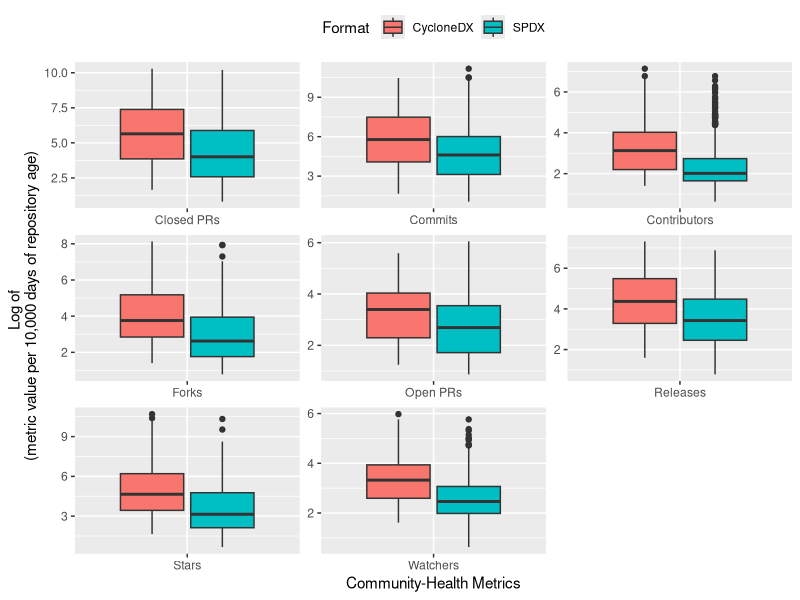

Reproduce this figure in R.
# load packages
library(dplyr)
library(tidyr)
library(ggplot2)
if (!file.exists("CycloneNSpdxTools.csv") && dir.exists("RQ2-tools")) setwd("RQ2-tools")

df <- read.csv("CycloneNSpdxTools.csv")
df$X <- NULL
df$Format[df$Format == "CycloneDx"] <- "CycloneDX"
#collection date
date1 <- as.POSIXct("2025-05-01", tz = "UTC", format = "%Y-%m-%d")
#repo creation date
date2 <- as.POSIXct(df$CreationDate, tz = "UTC", format = "%Y-%m-%d")
# Calculate the difference in days
df$days <- as.numeric(difftime(date1, date2, units = "days"))
#View(df)

df[, 6:13] <- (df[, 6:13] / df$days)*10000

gathered_df <- gather(df, attribute, count, -Format, -Tool, -Language, -Repo, -CreationDate, -Language, -days)

#View(gathered_df)
gathered_df$Repo <- NULL
gathered_df$Tool <- NULL
gathered_df$Language <- NULL
gathered_df$days <- NULL
gathered_df$CreationDate <- NULL

df <- gathered_df
names(df)[names(df) == "Format"] <- "format"

df <- df %>%
  filter(attribute!="ClosedIssues") %>%
  filter(attribute!="OpenIssues") 

plot <- ggplot(df, aes(x=reorder(attribute, -(as.numeric(count))), y=log((as.numeric(count))), fill=format)) + 
  geom_boxplot() +
  scale_x_discrete(labels = c(ClosedPullRequest="Closed PRs", OpenPullRequest="Open PRs", Commits="Commits", Contributors="Contributors", Forks="Forks", Releases="Releases", Stars="Stars", Watchers="Watchers")) +
  ylab("Log of \n (metric value per 10,000 days of repository age)") + xlab("Community-Health Metrics") +
  labs(fill = "Format ") +
  theme(legend.position="top") +
  facet_wrap( ~ attribute, scales="free") +
  #  theme(axis.text.y = element_blank()) +
  theme(
    strip.background = element_blank(),
    strip.text.x = element_blank()
  )

pdf(file = "tool_metrics.pdf",width = 4, height = 3.5)
plot
dev.off()

names(df)[names(df) == "format"] <- "identifier"

df <- na.omit(df)
class_spdx <- subset(df, identifier == "SPDX")
class_cdx <- subset(df, identifier == "CycloneDX")
# Perform paired Wilcoxon signed-rank test for each identifier
p_values <- list()
for (id in unique(df$attribute)) {
  cat("attribute:", id, "\n")
  
  # Subset data for the current identifier
  id_data_A <- subset(class_spdx, attribute == id)$count
  id_data_B <- subset(class_cdx, attribute == id)$count
  
  # Perform Wilcoxon signed-rank test
  #print(wilcox.test(id_data_A, id_data_B, paired = FALSE))
  
  mw_test <- wilcox.test(id_data_A, id_data_B, paired = FALSE)
  p_values[[id]] <- mw_test$p.value
  #cat("p-value: ",mw_test$p.value, "\n")
  # Calculate Cliff's delta
  cliffs_delta <- function(x, y) {
    # Cliff's delta = P(x > y) - P(x < y); the Mann-Whitney statistic W counts ties as 1/2
    x <- x[!is.na(x)]; y <- y[!is.na(y)]
    2 * unname(wilcox.test(x, y, exact = FALSE)$statistic) / (length(x) * length(y)) - 1
  }
  
  delta <- cliffs_delta(id_data_A, id_data_B)
  cat("cliff's delta: ", delta, "\n")
  cat("\n")
}

# Convert p_values list to a vector
p_values_vec <- unlist(p_values)

# Adjust p-values using Bonferroni correction
adjusted_p_values <- p.adjust(p_values_vec, method = "bonferroni")

# Print adjusted p-values
for (i in 1:length(adjusted_p_values)) {
  cat("attribute:", names(adjusted_p_values)[i], "\n")
  cat("adjusted p-value: ", adjusted_p_values[i], "\n")
}
df3 <- df %>%
  group_by(identifier, attribute) %>%
  summarise(mean=mean(as.numeric(count)),
            median = median((count)))
View(df3)
